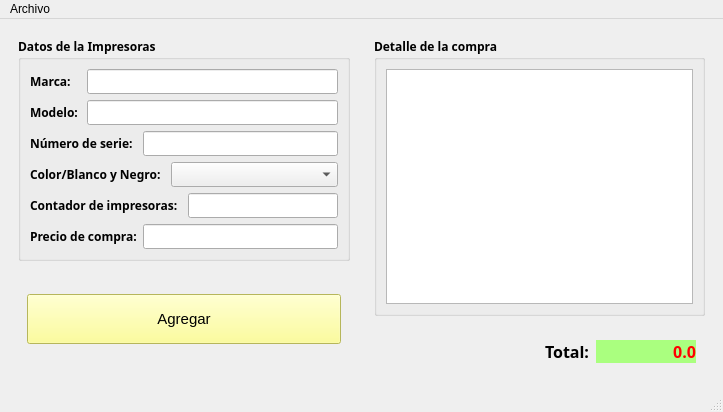
<?xml version="1.0" encoding="UTF-8"?>
<ui version="4.0">
 <class>Impresora</class>
 <widget class="QMainWindow" name="Impresora">
  <property name="geometry">
   <rect>
    <x>0</x>
    <y>0</y>
    <width>723</width>
    <height>412</height>
   </rect>
  </property>
  <property name="windowTitle">
   <string>Taller de Impresorar (Grupo Tech)</string>
  </property>
  <property name="windowIcon">
   <iconset resource="Recursos.qrc">
    <normaloff>:/IconoPrincipal</normaloff>:/IconoPrincipal</iconset>
  </property>
  <widget class="QWidget" name="centralwidget">
   <layout class="QHBoxLayout" name="horizontalLayout_2">
    <item>
     <widget class="QWidget" name="widget" native="true">
      <layout class="QVBoxLayout" name="verticalLayout_3">
       <item>
        <widget class="QGroupBox" name="groupBox">
         <property name="font">
          <font>
           <family>Verdana Pro Cond Semibold</family>
           <pointsize>9</pointsize>
           <weight>75</weight>
           <bold>true</bold>
          </font>
         </property>
         <property name="title">
          <string>Datos de la Impresoras</string>
         </property>
         <layout class="QGridLayout" name="gridLayout">
          <item row="0" column="0">
           <widget class="QLabel" name="lblMarca">
            <property name="font">
             <font>
              <family>Verdana Pro Cond Semibold</family>
              <pointsize>9</pointsize>
              <weight>75</weight>
              <bold>true</bold>
             </font>
            </property>
            <property name="text">
             <string>Marca:</string>
            </property>
           </widget>
          </item>
          <item row="0" column="1" colspan="4">
           <widget class="QLineEdit" name="inMarca"/>
          </item>
          <item row="1" column="0">
           <widget class="QLabel" name="lblModelo">
            <property name="font">
             <font>
              <family>Verdana Pro Cond Semibold</family>
              <pointsize>9</pointsize>
              <weight>75</weight>
              <bold>true</bold>
             </font>
            </property>
            <property name="text">
             <string>Modelo:</string>
            </property>
           </widget>
          </item>
          <item row="1" column="1" colspan="4">
           <widget class="QLineEdit" name="inModelo"/>
          </item>
          <item row="2" column="0" colspan="2">
           <widget class="QLabel" name="lblNumSerie">
            <property name="font">
             <font>
              <family>Verdana Pro Cond Semibold</family>
              <pointsize>9</pointsize>
              <weight>75</weight>
              <bold>true</bold>
             </font>
            </property>
            <property name="text">
             <string>Número de serie:</string>
            </property>
           </widget>
          </item>
          <item row="2" column="2" colspan="3">
           <widget class="QLineEdit" name="inNumSerie">
            <property name="inputMethodHints">
             <set>Qt::ImhPreferNumbers</set>
            </property>
            <property name="inputMask">
             <string>9999000</string>
            </property>
           </widget>
          </item>
          <item row="3" column="0" colspan="3">
           <widget class="QLabel" name="lblColor">
            <property name="font">
             <font>
              <family>Verdana Pro Cond Semibold</family>
              <pointsize>9</pointsize>
              <weight>75</weight>
              <bold>true</bold>
             </font>
            </property>
            <property name="text">
             <string>Color/Blanco y Negro:</string>
            </property>
           </widget>
          </item>
          <item row="3" column="3" colspan="2">
           <widget class="QComboBox" name="comboBox"/>
          </item>
          <item row="4" column="0" colspan="4">
           <widget class="QLabel" name="lblContdeimpresoras">
            <property name="font">
             <font>
              <family>Verdana Pro Cond Semibold</family>
              <pointsize>9</pointsize>
              <weight>75</weight>
              <bold>true</bold>
             </font>
            </property>
            <property name="text">
             <string>Contador de impresoras:</string>
            </property>
           </widget>
          </item>
          <item row="4" column="4">
           <widget class="QLineEdit" name="inContador"/>
          </item>
          <item row="5" column="0" colspan="2">
           <widget class="QLabel" name="lblPreciodeCom">
            <property name="font">
             <font>
              <family>Verdana Pro Cond Semibold</family>
              <pointsize>9</pointsize>
              <weight>75</weight>
              <bold>true</bold>
             </font>
            </property>
            <property name="text">
             <string>Precio de compra:</string>
            </property>
           </widget>
          </item>
          <item row="5" column="2" colspan="3">
           <widget class="QLineEdit" name="inPreciodeCom"/>
          </item>
         </layout>
        </widget>
       </item>
       <item>
        <widget class="QWidget" name="widget_5" native="true">
         <layout class="QGridLayout" name="gridLayout_2">
          <item row="0" column="0">
           <widget class="QPushButton" name="cmdAgregar">
            <property name="minimumSize">
             <size>
              <width>0</width>
              <height>50</height>
             </size>
            </property>
            <property name="sizeIncrement">
             <size>
              <width>0</width>
              <height>0</height>
             </size>
            </property>
            <property name="font">
             <font>
              <pointsize>11</pointsize>
             </font>
            </property>
            <property name="autoFillBackground">
             <bool>false</bool>
            </property>
            <property name="styleSheet">
             <string notr="true">background-color: rgb(255, 255, 127);</string>
            </property>
            <property name="text">
             <string>Agregar</string>
            </property>
           </widget>
          </item>
         </layout>
        </widget>
       </item>
      </layout>
     </widget>
    </item>
    <item>
     <widget class="QWidget" name="widget_3" native="true">
      <layout class="QVBoxLayout" name="verticalLayout_2">
       <item>
        <widget class="QGroupBox" name="groupBox_3">
         <property name="font">
          <font>
           <family>Verdana Pro Cond Semibold</family>
           <pointsize>9</pointsize>
           <weight>75</weight>
           <bold>true</bold>
          </font>
         </property>
         <property name="title">
          <string>Detalle de la compra</string>
         </property>
         <layout class="QVBoxLayout" name="verticalLayout">
          <item>
           <widget class="QTableWidget" name="outDetalle"/>
          </item>
         </layout>
        </widget>
       </item>
       <item>
        <widget class="QWidget" name="widget_2" native="true">
         <layout class="QHBoxLayout" name="horizontalLayout">
          <property name="bottomMargin">
           <number>0</number>
          </property>
          <item>
           <spacer name="horizontalSpacer">
            <property name="orientation">
             <enum>Qt::Horizontal</enum>
            </property>
            <property name="sizeHint" stdset="0">
             <size>
              <width>40</width>
              <height>20</height>
             </size>
            </property>
           </spacer>
          </item>
          <item>
           <widget class="QWidget" name="widget_4" native="true">
            <layout class="QFormLayout" name="formLayout_2">
             <property name="rightMargin">
              <number>0</number>
             </property>
             <item row="0" column="0">
              <widget class="QLabel" name="label_12">
               <property name="font">
                <font>
                 <family>Verdana Pro Cond Semibold</family>
                 <pointsize>12</pointsize>
                 <weight>75</weight>
                 <bold>true</bold>
                </font>
               </property>
               <property name="text">
                <string>Total:</string>
               </property>
              </widget>
             </item>
             <item row="0" column="1">
              <widget class="QLabel" name="outTotal">
               <property name="minimumSize">
                <size>
                 <width>100</width>
                 <height>0</height>
                </size>
               </property>
               <property name="font">
                <font>
                 <family>Verdana Pro Cond Semibold</family>
                 <pointsize>12</pointsize>
                 <weight>75</weight>
                 <bold>true</bold>
                </font>
               </property>
               <property name="styleSheet">
                <string notr="true">color: rgb(255, 0, 0);
background-color: rgb(170, 255, 127);</string>
               </property>
               <property name="text">
                <string>0.0</string>
               </property>
               <property name="alignment">
                <set>Qt::AlignRight|Qt::AlignTrailing|Qt::AlignVCenter</set>
               </property>
              </widget>
             </item>
            </layout>
           </widget>
          </item>
         </layout>
        </widget>
       </item>
      </layout>
     </widget>
    </item>
   </layout>
  </widget>
  <widget class="QMenuBar" name="menubar">
   <property name="geometry">
    <rect>
     <x>0</x>
     <y>0</y>
     <width>723</width>
     <height>21</height>
    </rect>
   </property>
   <widget class="QMenu" name="mnuArchivo">
    <property name="title">
     <string>Archivo</string>
    </property>
    <addaction name="mnuGuardar"/>
    <addaction name="separator"/>
    <addaction name="actionC_digo"/>
   </widget>
   <addaction name="mnuArchivo"/>
  </widget>
  <widget class="QStatusBar" name="statusbar"/>
  <action name="mnuGuardar">
   <property name="icon">
    <iconset resource="Recursos.qrc">
     <normaloff>:/Guardar</normaloff>:/Guardar</iconset>
   </property>
   <property name="text">
    <string>&amp;Guardar</string>
   </property>
   <property name="shortcut">
    <string>Ctrl+S</string>
   </property>
  </action>
  <action name="actionC_digo">
   <property name="text">
    <string>Código</string>
   </property>
  </action>
 </widget>
 <resources>
  <include location="Recursos.qrc"/>
 </resources>
 <connections/>
</ui>
